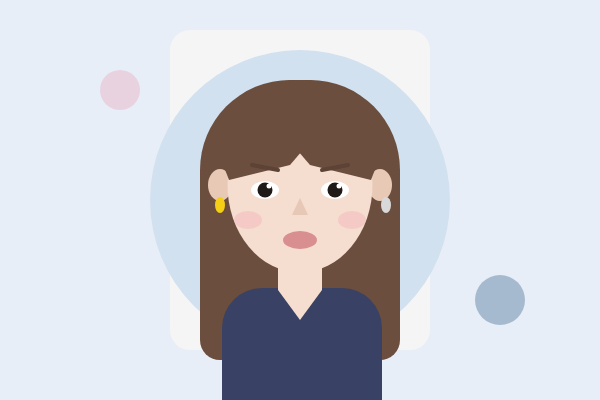
Frame 1 (no input)
Frame 60 (no input): identical to frame 1, image omitted
Frame 120 (the mouse pressed at the canvas centre since frame 60): identical to frame 1, image omitted

The p5.js sketch that drew this single still picture (run headless with seeded random() and noise() and a simulated clock; from frame 60 on, the mouse is pressed at the canvas centre):

// p5.js sketch
// ── sketch.js
function setup() {
  createCanvas(600, 400);
}

function draw() {
  background('#E8EEF7');
  
  // 배경 장식
  noStroke();
  fill('#F5F5F5');
  rect(170, 30, 260, 320, 20);
  
  fill(210, 225, 240);
  ellipse(300, 200, 300, 300);
  
  fill(235, 190, 210, 150);
  ellipse(120, 90, 40, 40);
  fill(120, 150, 180, 150);
  ellipse(500, 300, 50, 50);
  
  // 머리 뒤쪽
  noStroke();
  fill('#6B4E3D');
  rect(200, 80, 200, 280, 90, 90, 20, 20);
  
  // 귀
  fill('#E8C9B5');
  ellipse(220, 185, 24, 32);
  ellipse(380, 185, 24, 32);
  
  // 얼굴
  fill('#F5DDCF');
  ellipse(300, 185, 145, 175);
  
  // 상의
  fill('#394264');
  rect(222, 288, 160, 120, 40, 40, 0, 0);
  
  // 목
  fill('#F5DDCF');
  rect(278, 245, 44, 45);
  triangle(278, 290, 322, 290, 300, 320);
  
  // 머리 앞부분
  fill('#6B4E3D');
  arc(300, 135, 165, 110, PI, TWO_PI);
  quad(229, 180, 290, 165, 320, 130, 210, 130);
  quad(371, 180, 310, 165, 280, 130, 390, 130);
  
  // 눈썹
  stroke('#5C4335');
  strokeWeight(4);
  line(252, 165, 278, 170);
  line(322, 170, 348, 165);
  
  // 눈
  noStroke();
  fill('#FFFFFF');
  ellipse(265, 190, 28, 18);
  ellipse(335, 190, 28, 18);
  
  fill('#1F1A17');
  ellipse(265, 190, 15, 15);
  ellipse(335, 190, 15, 15);
  
  fill('#FFFFFF');
  ellipse(269, 186, 5, 5);
  ellipse(339, 186, 5, 5);
  
  // 코
  fill('#E7C7B5');
  triangle(300, 198, 292, 215, 308, 215);
  
  // 볼
  fill(245, 180, 190, 120);
  ellipse(248, 220, 28, 18);
  ellipse(352, 220, 28, 18);
  
  // 입
  fill('#D98F8F');
  ellipse(300, 240, 34, 18);
  
  // 귀걸이
  fill('#D9D9D9');
  ellipse(386, 205, 10, 16);
  fill('#F5CF16')
  ellipse(220, 205, 10, 16);
}
